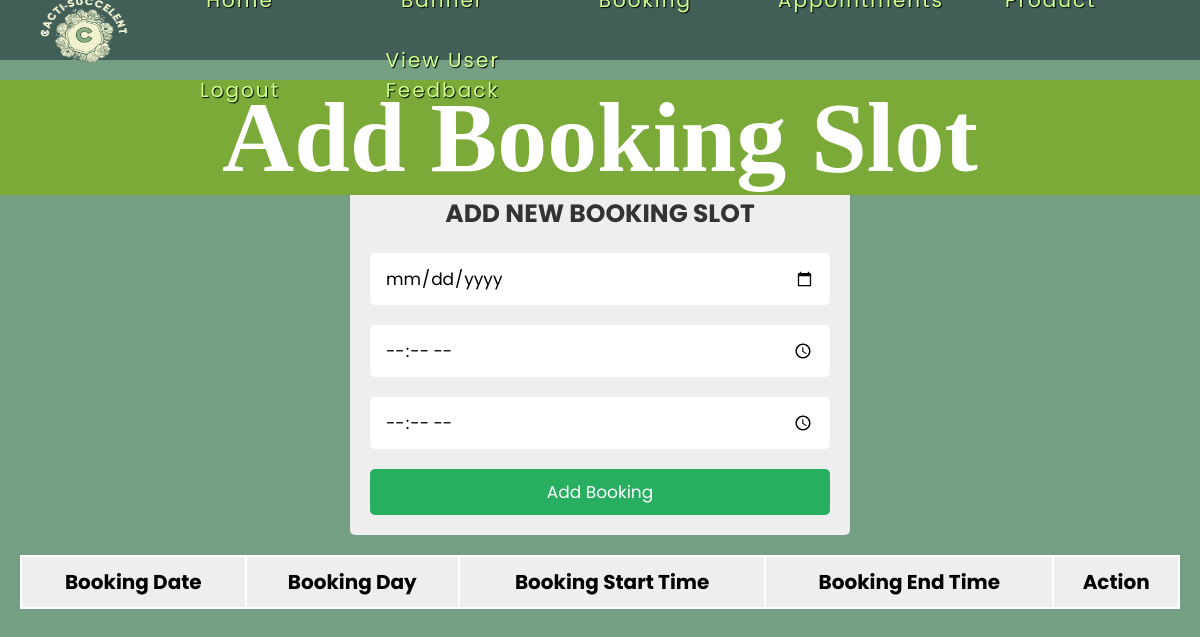
The app's page /adminBooking.php, older data.
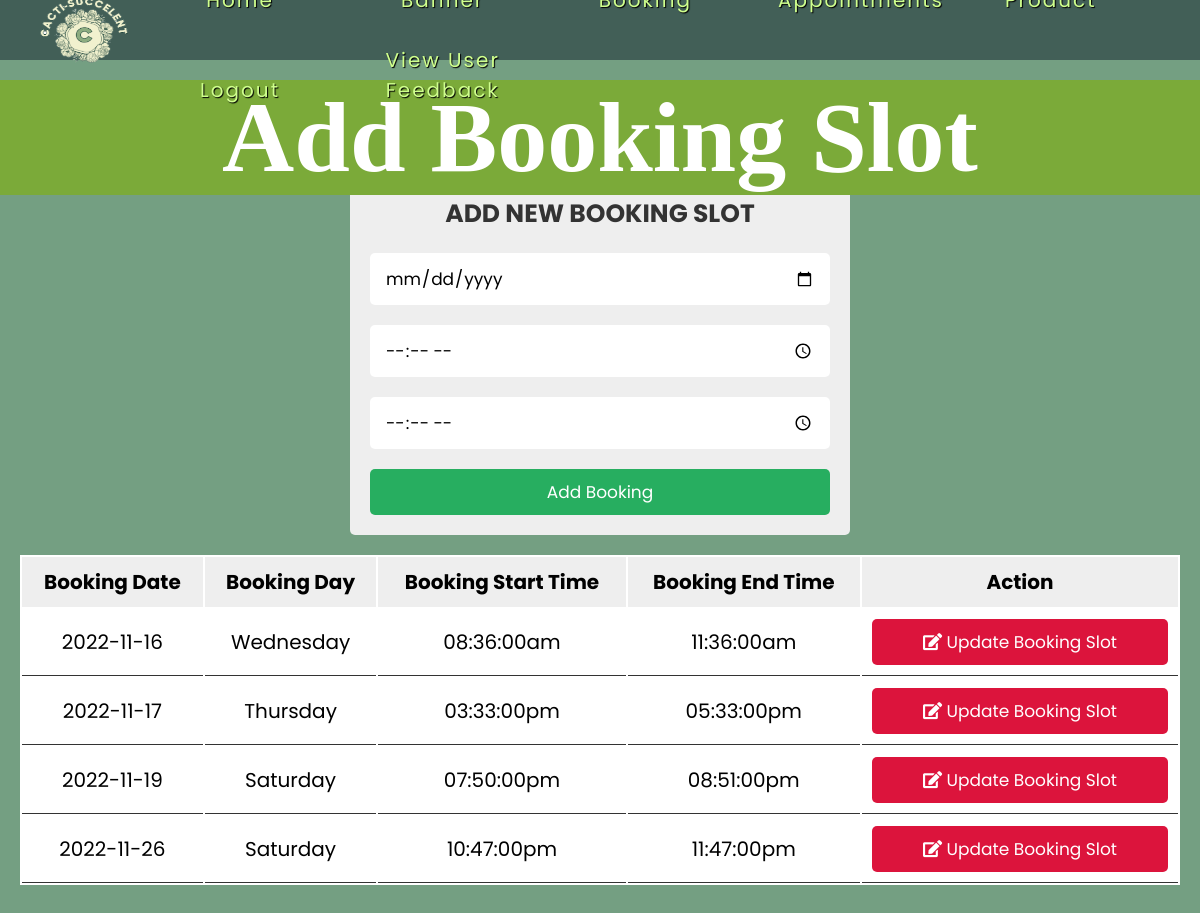
The same page, newer data.
### tables this page shows
CREATE TABLE `tbl_booking` (
  `bookingID` int(255) NOT NULL,
  `bookingDate` date NOT NULL,
  `bookingStartTime` time NOT NULL,
  `bookingEndTime` time NOT NULL
);

### adminBooking.php (the view, shortened to what this page needs)
<?php
include ('dbcon.php');
?>
<!DOCTYPE html>
<html lang="en">
<head>
    <link rel="stylesheet" href="https://cdnjs.cloudflare.com/ajax/libs/font-awesome/5.15.4/css/all.min.css">
    <link rel="stylesheet" href="assets/css/productcss.css">
</head>
<body>
<header>
    <nav class="header">
        <div><img class="Logo" src="images/Logo.png"></div>
        <ul>
        <li><a href="adminPage.php">Home</a></li>
            <li><a href="banneradsui.php">Banner</a></li>
            <li><a href="adminBooking.php">Booking</a></li>
            <li><a href="adminViewAppointment.php">View Appointments</a></li>
            <li><a href="Product.php">Product</a></li>
            <li><a href="logout.php">Logout</a></li>
            <li><a href="view_feedback.php">View User Feedback</a></li>
        </ul>
    </nav>
</header>
<div class="ProductCover">
    <div class="CoverText">
        <h1>Add Booking Slot</h1>
    </div>
</div>
<br>
<br>
<div class = "container">
        <div class = "admin-product-form-container">
            <form action="<?php $_SERVER['PHP_SELF']?>" method= "post" enctype="multipart/form-data">
                <h3>Add New Booking Slot</h3>
                <input type="date" placeholder="Enter Booking Date" name = "booking_Date" class="box">
                <input type="time" placeholder="Enter Booking Start Time" name = "booking_StartTime" class="box">
                <input type="time" placeholder="Enter Booking End Time" name = "booking_EndTime" class="box">
                <input type="submit" class = "btn" name = "add_Booking" value = "add Booking">
            </form>
        </div>
        <?php
            $select = mysqli_query($con, "SELECT * FROM tbl_booking ORDER BY bookingDate");
        ?>
        <div class="product-display">
            <table class="product-display-table">
                <thead>
                    <tr>
                        <th>Booking Date</th>
                        <th>Booking Day</th>
                        <th>Booking Start Time</th>
                        <th>Booking End Time</th>
                        <th>Action</th>
                    </tr>
                </thead>
                <?php while($row = mysqli_fetch_assoc($select)){ ?>
                    <tr>
                        <td><?php echo $row['bookingDate']; ?></td>
                        <td><?php echo date('l', strtotime($row["bookingDate"]));?></td>
                        <td><?php echo date('h:i:sa',strtotime($row['bookingStartTime'])); ?></td>
                        <td><?php echo date('h:i:sa',strtotime($row['bookingEndTime'])); ?></td>
                        <td><a href="adminUpdateBooking.php?edit=<?php echo $row['bookingID']; ?>" class="btn"> <i class="fas fa-edit"></i> Update Booking Slot </a></td>
                    </tr>
                <?php } ?>
            </table>
        </div>
    </div>
</body>
</html>

Row changes from the older to the newer data that the page shows:
added tbl_booking: bookingDate "2022-11-16", bookingDate "Wednesday", bookingStartTime "08:36:00am", bookingEndTime "11:36:00am"
added tbl_booking: bookingDate "2022-11-17", bookingDate "Thursday", bookingStartTime "03:33:00pm", bookingEndTime "05:33:00pm"
added tbl_booking: bookingDate "2022-11-19", bookingDate "Saturday", bookingStartTime "07:50:00pm", bookingEndTime "08:51:00pm"
added tbl_booking: bookingDate "2022-11-26", bookingDate "Saturday", bookingStartTime "10:47:00pm", bookingEndTime "11:47:00pm"
